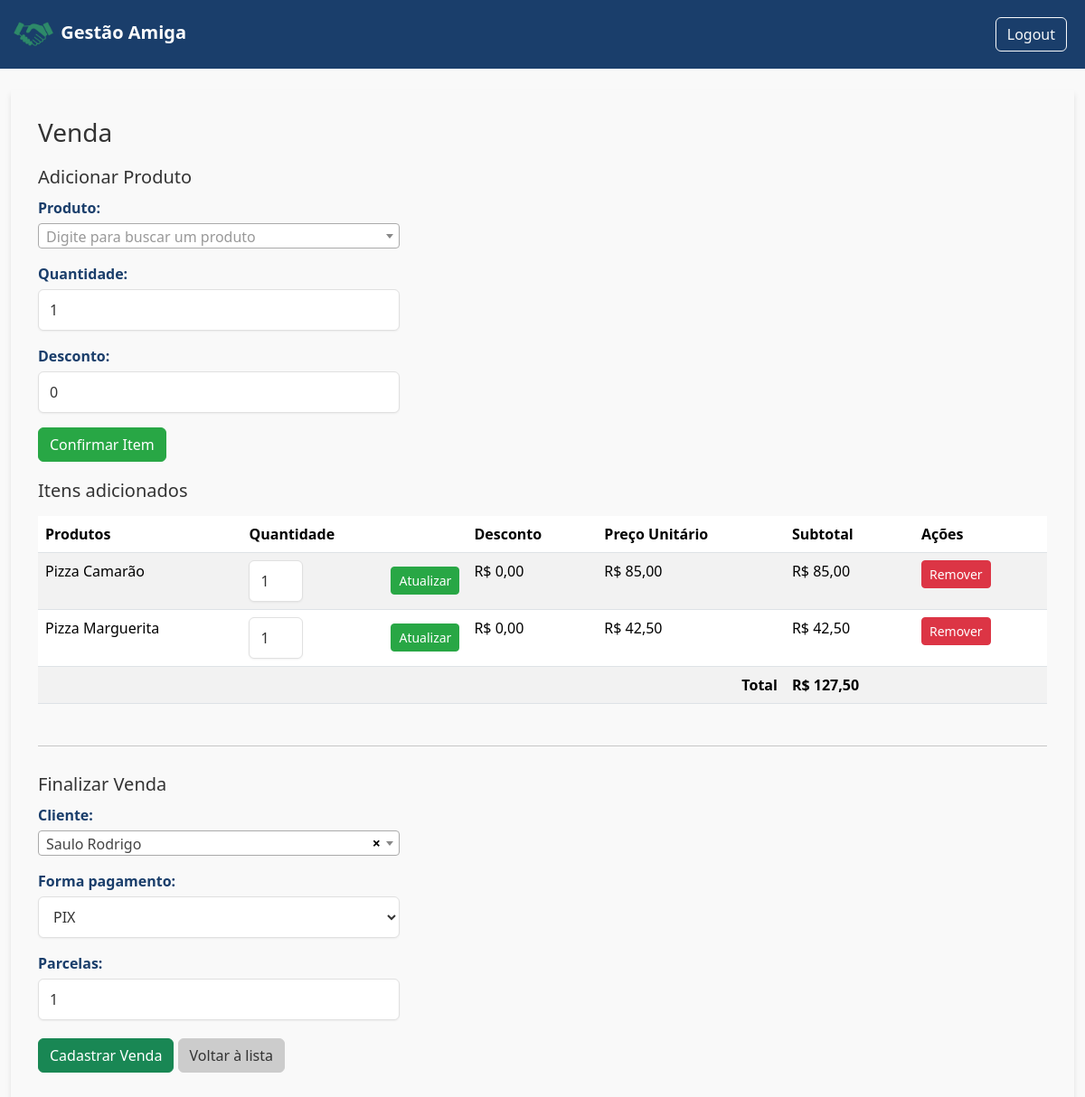
Before: /9/vendas/40/editar/ (signed in) with the older database file.
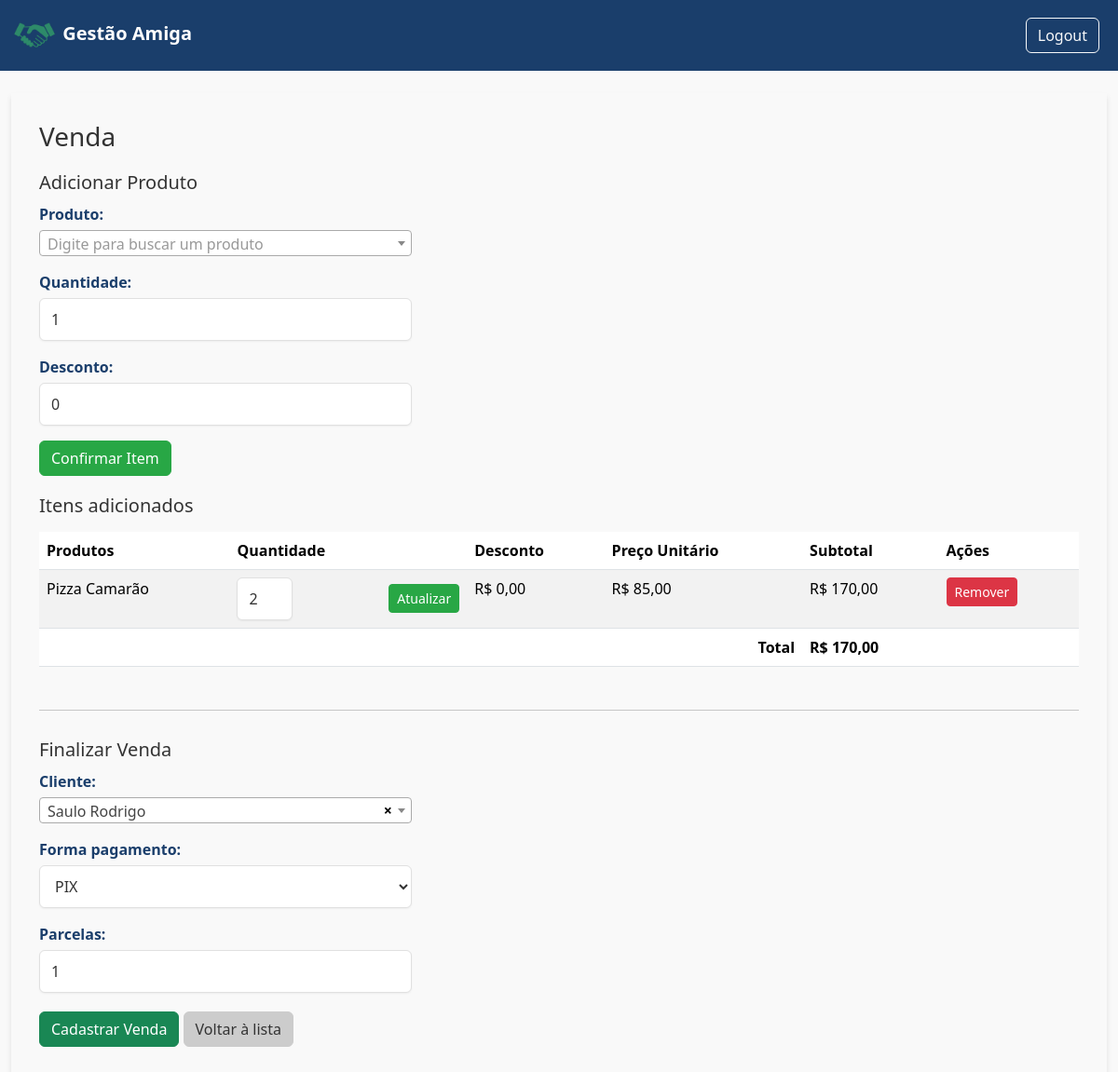
After: the same page with the newer database file.
### gestao/models.py (models this page shows, shortened)
class Produto(models.Model):
    loja = models.ForeignKey(Loja, related_name='produtos', on_delete=models.CASCADE)
    nome = models.CharField(max_length=100)
    descricao = models.CharField(max_length=100, default="---")
    preco_compra = models.DecimalField(max_digits=8, decimal_places=2, default=0)
    preco_venda = models.DecimalField(max_digits=8, decimal_places=2, default=1)
    estoque = models.IntegerField()

### gestao/views.py (the view, shortened to what this page needs)
# urls.py: path('<int:loja_id>/vendas/<int:pk>/editar/', views.editar_venda, name="editar_venda"),
@login_required
def editar_venda(request, loja_id, pk):
    venda = get_object_or_404(Venda, id=pk, loja_id=loja_id)
    sess_key = f'carrinho_edicao_{venda.id}'
    if sess_key not in request.session:
        request.session[sess_key] = [
            {
                'produto_id': item.produto.id,
                'produto_nome': item.produto.nome,
                'quantidade': item.quantidade,
                'desconto': float(item.desconto),
                'preco_unitario': float(item.preco_unitario),
                'subtotal': float(item.subtotal),
            } for item in venda.itens.all()
        ]
    carrinho = request.session[sess_key]
    if 'remover_item' in request.POST:
        produto_id = int(request.POST.get('produto_id'))
        carrinho = [item for item in carrinho if item['produto_id'] != produto_id]
        request.session[sess_key] = carrinho
        request.session.modified = True
        return redirect('editar_venda', loja_id=loja_id, pk=venda.id)
    if 'adicionar_item' in request.POST:
        item_form = ItemVendaForm(request.POST, user=request.user)
        venda_form = VendaForm(instance=venda, user=request.user)
        if item_form.is_valid():
            produto = item_form.cleaned_data['produto']
            quantidade = item_form.cleaned_data['quantidade']
            desconto = item_form.cleaned_data['desconto']
            preco_unitario = float(produto.preco_venda)
            subtotal = preco_unitario * quantidade - float(desconto)
            carrinho.append({
                'produto_id': produto.id,
                'produto_nome': produto.nome,
                'quantidade': quantidade,
                'desconto': float(desconto),
                'preco_unitario': preco_unitario,
                'subtotal': subtotal,
            })
            request.session[sess_key] = carrinho
            request.session.modified = True
            return redirect('editar_venda', loja_id=loja_id, pk=venda.id)
    else:
        item_form = ItemVendaForm(user=request.user)
        venda_form = VendaForm(instance=venda, user=request.user)
    total_carrinho = sum(float(item['subtotal']) for item in carrinho)
    return render(request, 'financeiro/cadastrar_venda.html', {
        'loja_id': loja_id,
        'item_form': item_form,
        'venda_form': venda_form,
        'carrinho': carrinho,
        'total_carrinho': total_carrinho,
    })

### gestao/forms.py
class ItemVendaForm(forms.ModelForm):
    class Meta:
        model = ItemVenda
        fields = ['produto', 'quantidade', 'desconto']
        widgets = {
            'quantidade': forms.NumberInput(attrs={'min': 1}),
            'desconto': forms.NumberInput(attrs={'min': 0, 'step': '0.01'}),
        }
    def __init__(self, *args, user=None, **kwargs):
        super().__init__(*args, **kwargs)
        if user:
            self.fields['produto'].queryset = Produto.objects.filter(loja__dono=user)
            self.fields['produto'].label_from_instance = lambda obj: f"{obj.nome} - {obj.descricao}"

class VendaForm(forms.ModelForm):
    class Meta:
        model = Venda
        fields = ['cliente', 'forma_pagamento', 'parcelas']
    def __init__(self, *args, user=None, **kwargs):
        super().__init__(*args, **kwargs)
        if user:
            self.fields['cliente'].queryset = Cliente.objects.filter(loja__dono=user)

### gestao/models.py (called while the page is built)
    def __str__(self):
        return self.nome

### templates/financeiro/cadastrar_venda.html (shortened to what this page needs)
{% extends 'base.html' %}
{% block content %}
<div style="margin: 50px left; padding: 30px; box-shadow: 0 4px 6px rgba(0,0,0,0.1);">
    <h3 style="text-align: left; color: var(--cor-secondary); margin-bottom: 20px;">
        Venda
    </h3>
    <h5 style="margin-bottom: 10px;">Adicionar Produto</h5>
    <form class="auth-form" method="post">
        {{ item_form.as_p }}
        <button type="submit" name="adicionar_item" class="btn btn-primary">Confirmar Item</button>
    </form>
    {% if carrinho %}
        <h5 style="margin-bottom: 10px;">Itens adicionados</h5>
        <div class="table-responsive mt-3">
            <table class="table table-striped" style="width: 100%;">
                <thead>
                    <tr>
                        <th>Produtos</th>
                        <th>Quantidade</th>
                        <th>Desconto</th>
                        <th>Preço Unitário</th>
                        <th>Subtotal</th>
                        <th>Ações</th>
                    </tr>
                </thead>
                <tbody>
                    {% for item in carrinho %}
                    <tr>
                        <td>{{ item.produto_nome }} {{ item.produto.descricao }}</td>
                        <td>
                            <form method="post" style="display: flex; gap: 5px; align-items: center;">
                                <input type="number" name="nova_quantidade" value="{{ item.quantidade }}" min="1" style="width: 60px;">
                                <button type="submit" name="editar_item" class="btn btn-sm btn-primary">Atualizar</button>
                            </form>
                        </td>
                        <td>R$ {{ item.desconto|floatformat:2 }}</td>
                        <td>R$ {{ item.preco_unitario|floatformat:2 }}</td>
                        <td>R$ {{ item.subtotal|floatformat:2 }}</td>
                        <td>
                            <form method="post" style="display: inline;">
                                <button type="submit" name="remover_item" class="btn btn-sm btn-danger">Remover</button>
                            </form>
                        </td>
                    </tr>
                    {% endfor %}
                    <tr style="font-weight: bold;">
                        <td colspan="4" style="text-align: right;">Total</td>
                        <td>R$ {{ total_carrinho|floatformat:2 }}</td>
                        <td></td>
                    </tr>
                </tbody>
            </table>
        </div>
    {% else %}
        <p style="color: gray;">Nenhum item adicionado ainda.</p>
    {% endif %}
    <hr style="margin: 30px 0;">
    <h5 style="margin-bottom: 10px;">Finalizar Venda</h5>
    <form class="auth-form" method="post">
        {{ venda_form.as_p }}
        <div style="text-align: left; margin-top: 20px;">
            <button type="submit" name="finalizar_venda" class="btn btn-success">Cadastrar Venda</button>
            <a href="{% url 'lista_vendas' loja_id %}" class="btn btn-secondary">Voltar à lista</a>
        </div>
    </form>
</div>
<link href="https://cdn.jsdelivr.net/npm/select2@4.1.0-rc.0/dist/css/select2.min.css" rel="stylesheet" />
{% endblock %}

Changed rows visible on the page:
no longer on this page (row edited): Produto: produto_nome "Pizza Marguerita"
Other visible differences:
{{ total_carrinho|floatformat:2 }}: "127,50" → "170,00"
new list line: "Pizza Camarão"
new list line: "2 Atualizar R$ 0,00 R$ 85,00 R$ 170,00 Remover"
list line gone: "Pizza Camarão"
list line gone: "1 Atualizar R$ 0,00 R$ 85,00 R$ 85,00 Remover"
list line gone: "1 Atualizar R$ 0,00 R$ 42,50 R$ 42,50 Remover"
